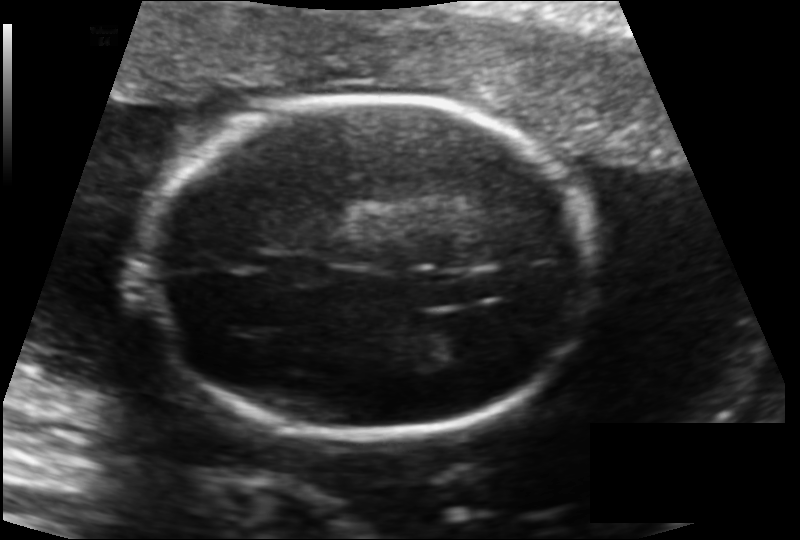
#> input picture inputs/hr/benign 12_HC.png, 800 x 540 px, found by its file name; its folder holds only this picture in this run
$ python genlr2.py
#> lines starting #> are read from the running program, lines starting #| are printed output that depends on the picture
#> further down, img is the input picture: shape (540, 800); min 0, max 243, mean 45.7
import os
import cv2
import numpy as np

from tqdm import tqdm

def degrade_image_v2(img, scale=4):
#> called with scale = 4
    h, w = img.shape[:2]
#> h = 540; w = 800
    small = cv2.resize(img, (w // scale, h // scale), interpolation=cv2.INTER_LINEAR)
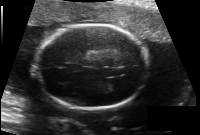
#> small: shape (135, 200); min 0, max 243, mean 45.8

    # Random Gaussian blur kernel size and sigma
    ksize = np.random.choice([3,5,7])
    sigma = np.random.uniform(0.1, 2.0)
    blurred = cv2.GaussianBlur(small, (ksize, ksize), sigma)
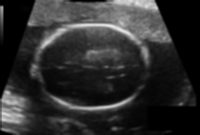
#> blurred: shape (135, 200); min 0, max 235, mean 45.9

    # Add noise: either Gaussian or Poisson randomly
    if np.random.rand() > 0.5:
        noise = np.random.randn(*blurred.shape) * np.random.uniform(1,10)
        noisy = blurred + noise
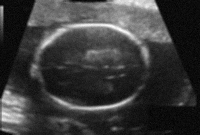
#> noisy: shape (135, 200) float64; min -11.82, max 237.4, mean 46; drawn with min black and max white
    else:
        noisy = np.random.poisson(blurred).astype(np.float32)

    noisy = np.clip(noisy, 0, 255).astype(np.uint8)

    # JPEG compression artifacts simulation
    encode_param = [int(cv2.IMWRITE_JPEG_QUALITY), np.random.randint(30, 95)]
    _, encoded_img = cv2.imencode('.jpg', noisy, encode_param)
#> encoded_img = 6356 values, max 255 at index 0, min 0 at index 4, mean 128.6
    decoded = cv2.imdecode(encoded_img, cv2.IMREAD_GRAYSCALE)

    # Upscale back
    # lr_img = cv2.resize(decoded, (w, h), interpolation=cv2.INTER_LINEAR)

    return decoded

# Paths
gt_dir = 'D:\Subject\Widyatama\Subject\Semester 8 - TA\project\SRP_env_py310\Real-ESRGAN\inputs\hr'
lr_dir = 'D:\Subject\Widyatama\Subject\Semester 8 - TA\project\SRP_env_py310\Real-ESRGAN\inputs\lrnewx4'

os.makedirs(lr_dir, exist_ok=True)

# Supported extensions
valid_exts = ('.png', '.jpg', '.jpeg', '.bmp', '.tif')

print("Generating degraded LR images...")

for filename in tqdm(os.listdir(gt_dir)):
    if not filename.lower().endswith(valid_exts):
        continue

    gt_path = os.path.join(gt_dir, filename)
    img = cv2.imread(gt_path, cv2.IMREAD_GRAYSCALE)

    if img is None:
        print(f"[Warning] Failed to read: {filename}")
        continue

    lr_img = degrade_image_v2(img)

    out_path = os.path.join(lr_dir, filename)
    cv2.imwrite(out_path, lr_img)

print("✅ Done generating LR images.")

$ run again, on inputs/hr/benign 210_HC.png
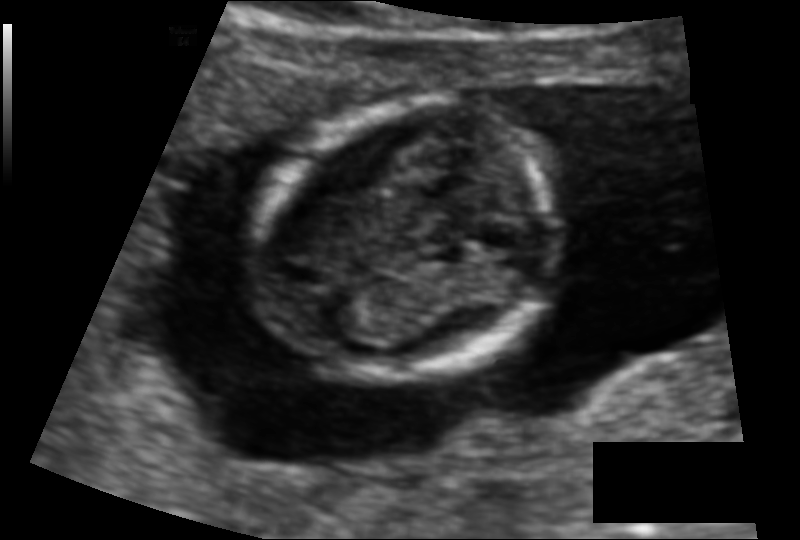
#> input picture inputs/hr/benign 210_HC.png, 800 x 540 px, found by its file name
#> img is the input picture: shape (540, 800); min 0, max 243, mean 39.7
#> in degrade_image_v2, `blurred = cv2.GaussianBlur(small, (ksize, ksize), sigma)`:
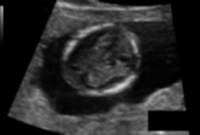
#> blurred: shape (135, 200); min 0, max 214, mean 39.9
#> in degrade_image_v2, `noisy = blurred + noise`:
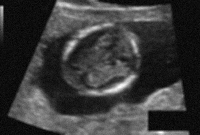
#> noisy: shape (135, 200) float64; min -12.12, max 216.6, mean 39.9; drawn with min black and max white
#> encoded_img = 6209 values, max 255 at index 0, min 0 at index 4, mean 129

$ run again, on inputs/hr/benign 240_HC.png
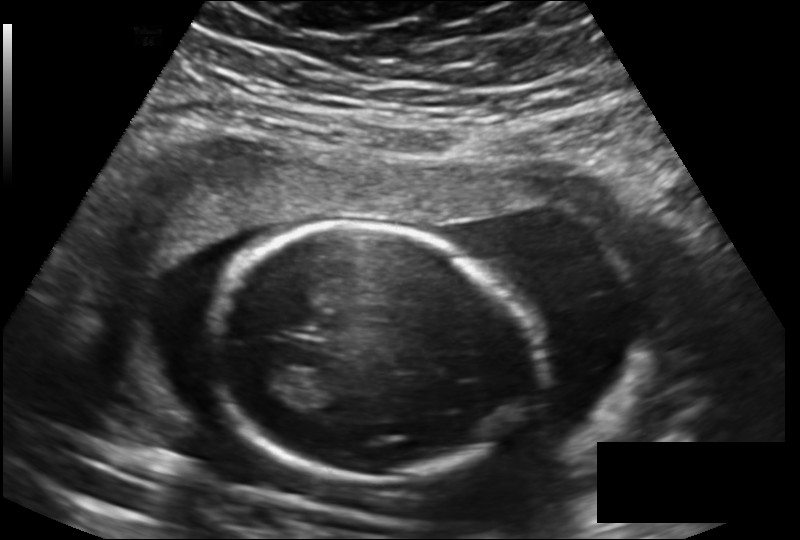
#> input picture inputs/hr/benign 240_HC.png, 800 x 540 px, found by its file name
#> img is the input picture: shape (540, 800); min 0, max 243, mean 51.6
#> in degrade_image_v2, `blurred = cv2.GaussianBlur(small, (ksize, ksize), sigma)`:
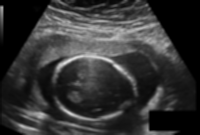
#> blurred: shape (135, 200); min 0, max 230, mean 51.8
#> in degrade_image_v2, `noisy = blurred + noise`:
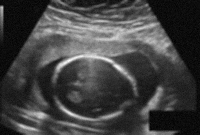
#> noisy: shape (135, 200) float64; min -11.82, max 233.5, mean 51.8; drawn with min black and max white
#> encoded_img = 6853 values, max 255 at index 0, min 0 at index 4, mean 129.9

$ run again, on inputs/hr/benign 241_HC.png
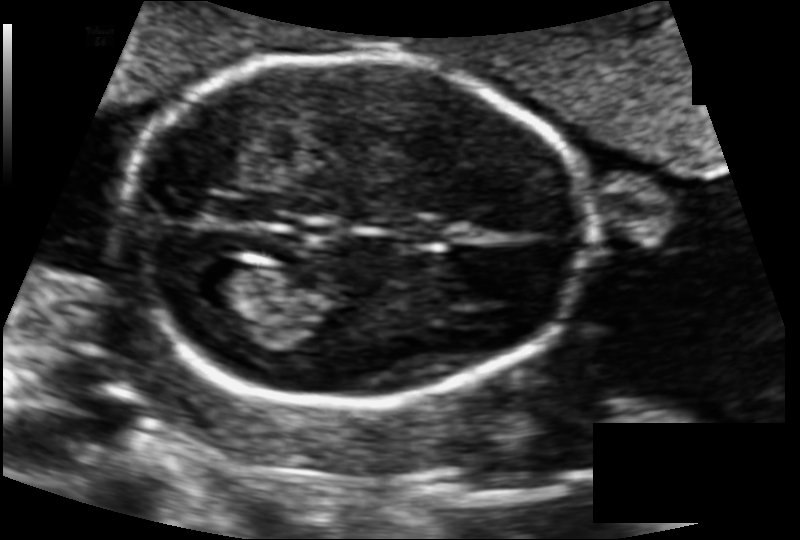
#> input picture inputs/hr/benign 241_HC.png, 800 x 540 px, found by its file name
#> img is the input picture: shape (540, 800); min 0, max 243, mean 49.1
#> in degrade_image_v2, `small = cv2.resize(img, (w // scale, h // scale), interpolation=cv2.IN..`:
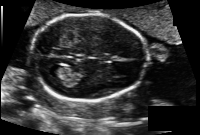
#> small: shape (135, 200); min 0, max 243, mean 49.2
#> in degrade_image_v2, `blurred = cv2.GaussianBlur(small, (ksize, ksize), sigma)`:
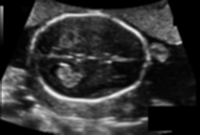
#> blurred: shape (135, 200); min 0, max 239, mean 49.3
#> encoded_img = 7273 values, max 255 at index 0, min 0 at index 4, mean 131.4

$ run again, on inputs/hr/benign 14_HC.png
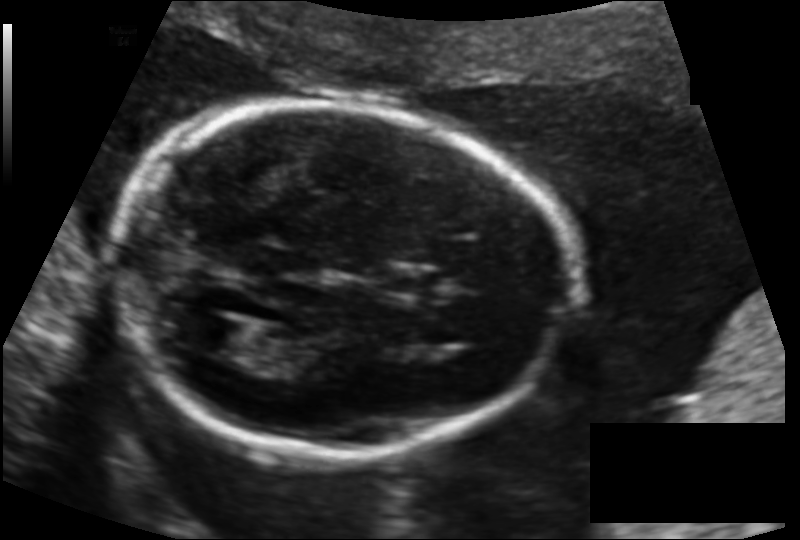
#> input picture inputs/hr/benign 14_HC.png, 800 x 540 px, found by its file name
#> img is the input picture: shape (540, 800); min 0, max 243, mean 38.3
#> in degrade_image_v2, `blurred = cv2.GaussianBlur(small, (ksize, ksize), sigma)`:
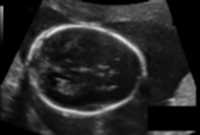
#> blurred: shape (135, 200); min 0, max 231, mean 38.5
#> in degrade_image_v2, `noisy = blurred + noise`:
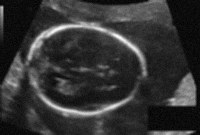
#> noisy: shape (135, 200) float64; min -11.66, max 233.7, mean 38.5; drawn with min black and max white
#> encoded_img = 6580 values, max 255 at index 0, min 0 at index 4, mean 129.7
